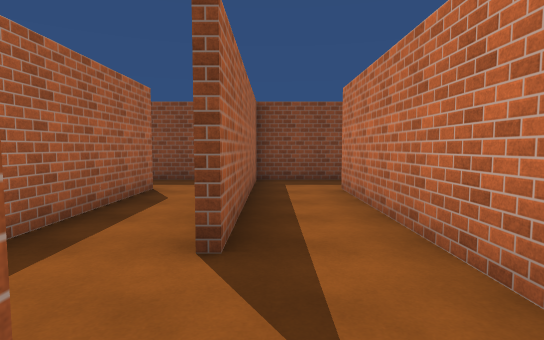
[1] (above)

24 first-person views from a walk through a 3-D level made in the Unity game engine. The camera is 1.5 m above the floor, tilts 4° down and sees 80° across. The floor is counted in squares, 1.8 m on a side. Each view is taken from the middle of a square. On the plan, view 1 faces up. The plan holds only what a view shows up to about 11 squares ahead; the rest is blank. The place goes on beyond the plan. The player character is not drawn. Surface patterns are stand-ins for the level's own textures.

[2]
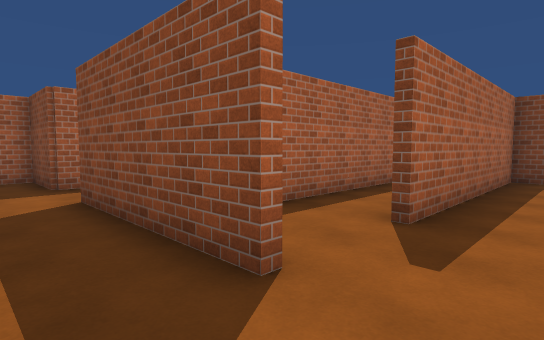

[3]
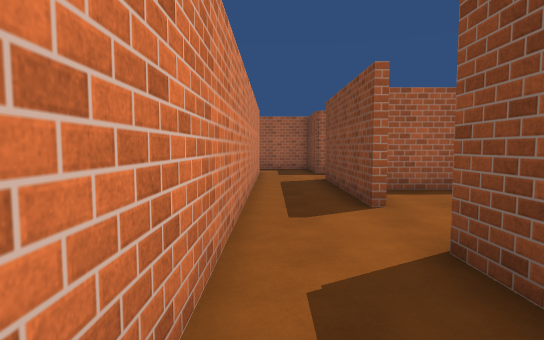

[4]
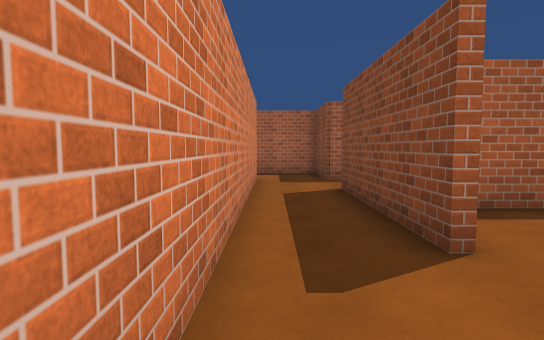

[5]
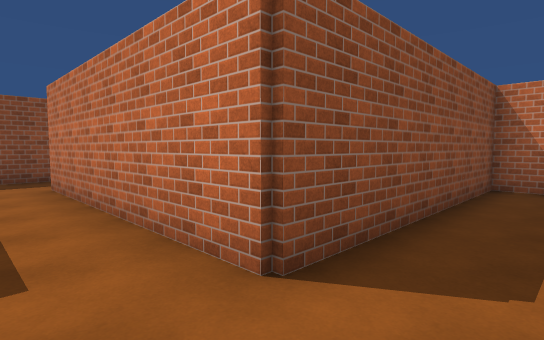

[6]
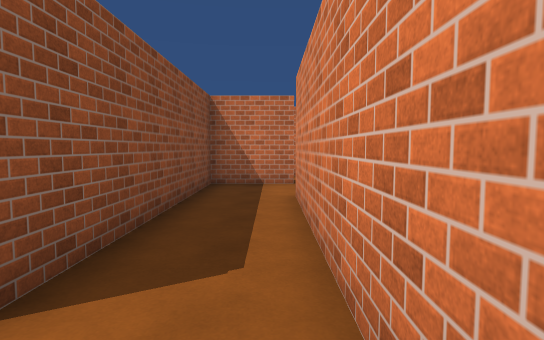

[7]
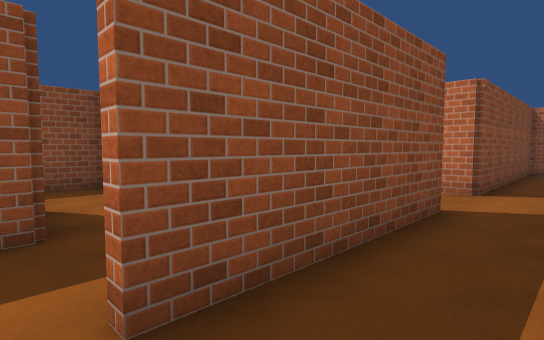

[8]
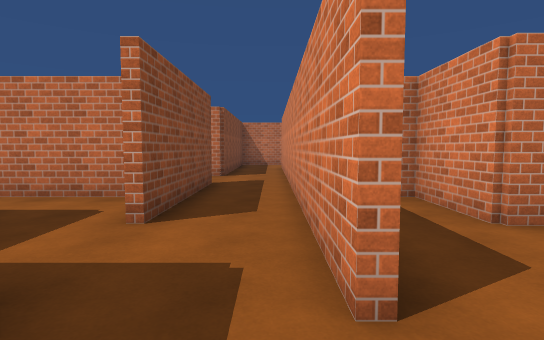

[9]
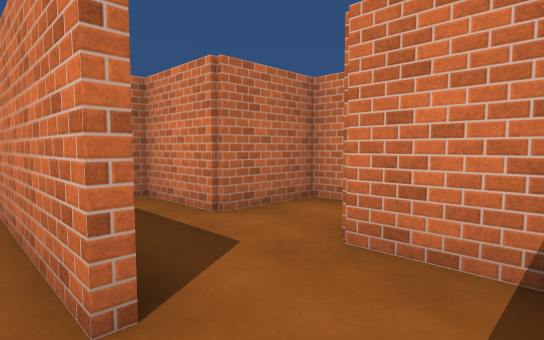

[10]
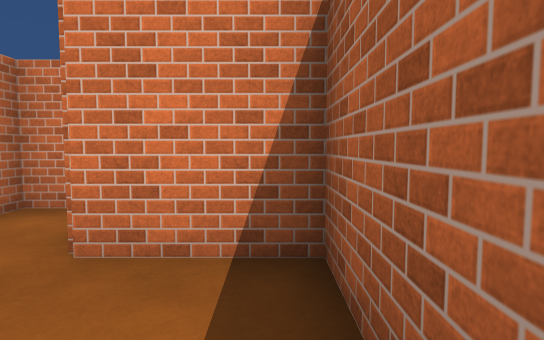

[11]
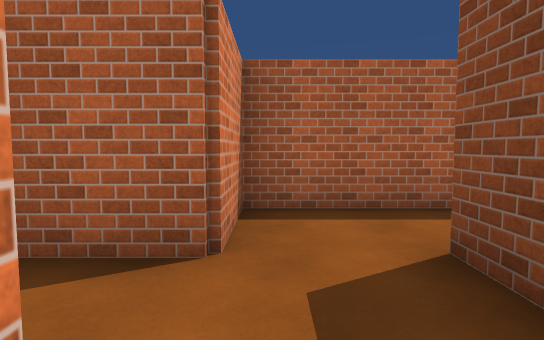

[12]
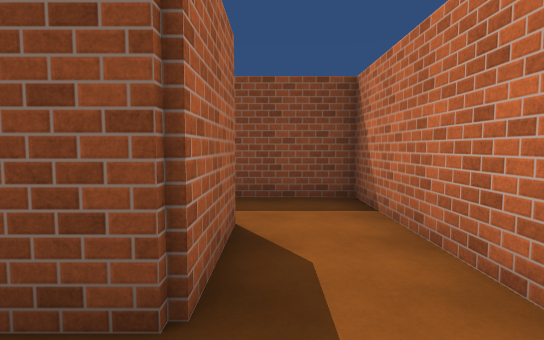

[13]
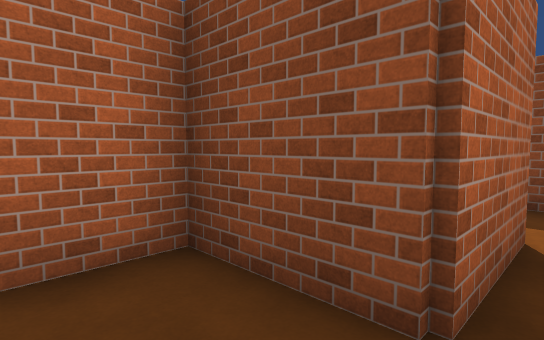

[14]
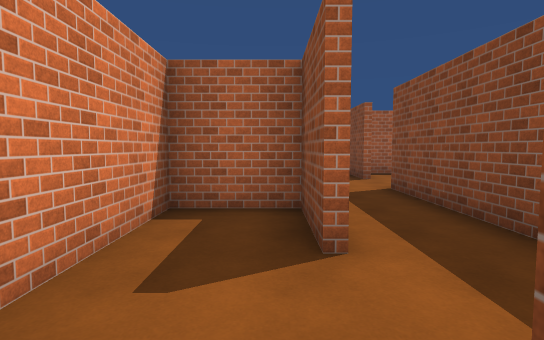

[15]
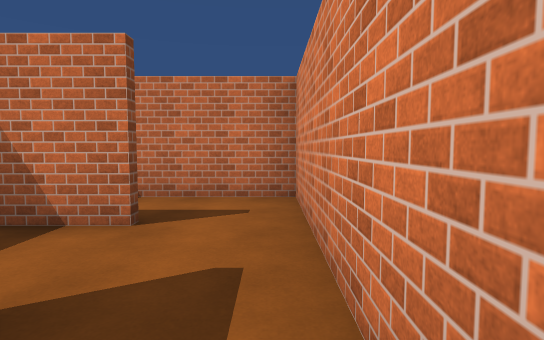

[16]
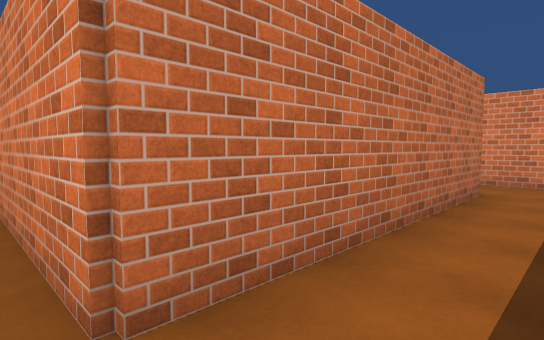

[17]
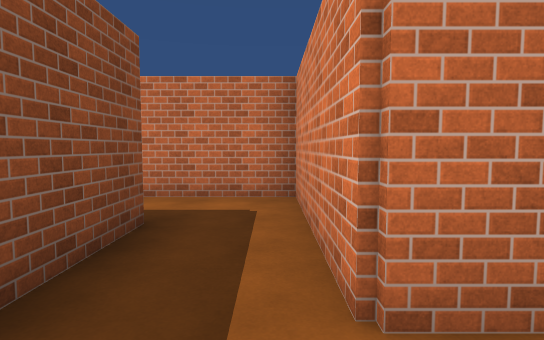

[18]
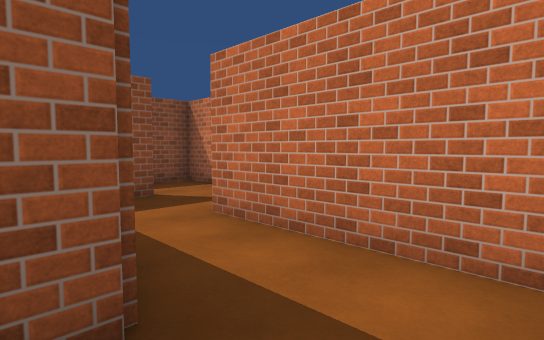

[19]
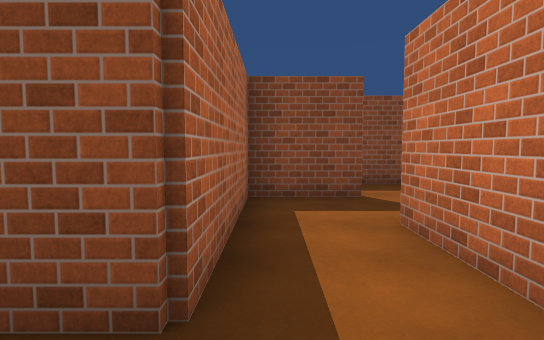

[20]
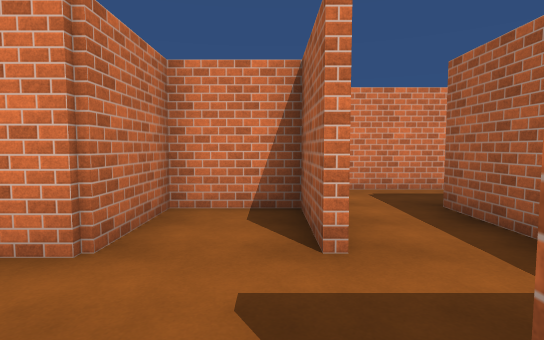

[21]
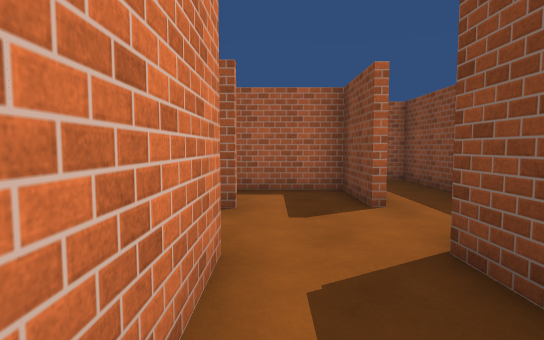

[22]
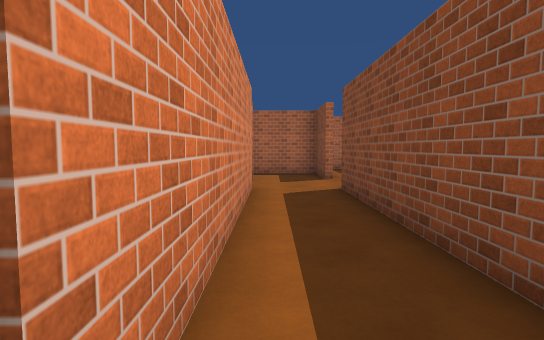

[23]
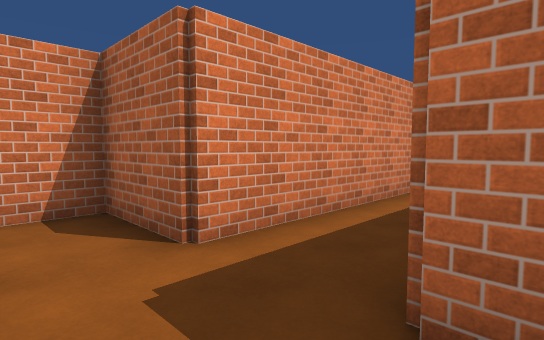

[24]
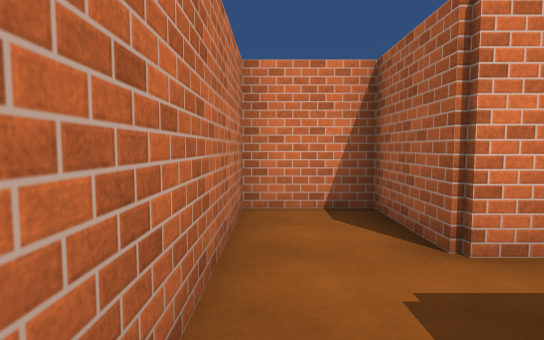

### Floor plan
Points are (right, up) in squares from view 1. A wall is a line through its corners. A room is listed if a view was taken in it or the views show most of it. See-through windows are left out.
Room 1 (views 1, 2, 3, 4, 5, 6)
walls: (-0.4, -1.4) (5.5, -1.4); (-0.5, 6.4) (-0.5, 2.5); (7.4, -1.6) (7.4, 0.4) (1.4, 0.4) (1.4, 6.6)
ways out: opening at (-1, -1) to room 2; opening at (6, -1) to room 4; opening at (0, 6) to room 5; opening at (-1, 1.5) to room 10
Room 2 (views 7, 8, 9, 10, 12, 13)
walls: (-6.6, -1.4) (-0.4, -1.4); (-4.4, 2.4) (-6.4, 2.4) (-6.4, 0.4) (-8.4, 0.4) (-8.4, -1.5); (-0.5, 0.4) (-4.5, 0.4)
ways out: opening at (-1, -1) to room 1; opening at (-7.5, -2) to room 3; opening at (-4, 1) to room 11
Room 3 (view 11)
walls: (-5.6, -1.6) (-6.5, -1.6); (-4.6, -5.4) (-4.6, -3.4) (-2.5, -3.4); (-8.4, -1.5) (-8.4, -3.4) (-6.4, -3.4) (-6.4, -5)
ways out: opening at (-7.5, -2) to room 2
Room 4 (views 14, 15)
walls: (5.5, -1.6) (3.6, -1.6) (3.6, -3.4) (9.4, -3.4) (9.4, -0.8)
ways out: opening at (6, -1) to room 1
Room 5 (views 16, 17, 18)
walls: (1.4, 6.6) (3.4, 6.6); (3.6, 8.4) (-0.5, 8.4) (-0.5, 6.4)
ways out: opening at (0, 6) to room 1; opening at (3, 7) to room 6
Room 6 (view 19)
walls: (3.4, 6.6) (5.4, 6.6) (5.4, 10.5); (5.6, 12.4) (3.6, 12.4) (3.6, 8.4)
ways out: opening at (3, 7) to room 5; opening at (5, 11) to room 12
Room 7 (view 20)
walls: (4, 14.4) (1.6, 14.4); (7.4, 14.4) (6, 14.4)
ways out: opening at (6, 12) to room 8
Room 8 (view 21)
walls: (7.4, 10.6) (13.6, 10.6); (12.4, 12.4) (7.5, 12.4)
ways out: opening at (6, 12) to room 7; opening at (13, 11) to room 9; opening at (7, 11) to room 12
Room 9 (views 22, 23, 24)
walls: (13.6, 10.6) (13.6, 8.6) (15.4, 8.6) (15.4, 12.6); (13.6, 13) (13.6, 12.4)
ways out: opening at (13, 11) to room 8
Room 10 (no view inside)
walls: (-2.4, 6.5) (-2.4, 1.1)
ways out: opening at (-1, 1.5) to room 1; opening at (-3.5, 7)
Room 11 (no view inside)
walls: (-4.4, 4.6) (-4.4, 2.4); (-2.6, 1.4) (-2.6, 6.4) (-4.6, 6.4)
ways out: opening at (-4, 1) to room 2
Room 12 (no view inside)
walls: (5.5, 10.6) (5.5, 8.6) (7.4, 8.6) (7.4, 10.6)
ways out: opening at (5, 11) to room 6; opening at (7, 11) to room 8

Where each view was taken, in squares from view 1:
view 1: 0 up, 0 right, facing up
view 2: 1 down, 1 right, facing up-left
view 3: 1 down, 4 right, facing left
view 4: 1 down, 2 right, facing left
view 5: 1 down, 0 right, facing up-right
view 6: 1 down, 0 right, facing right
view 7: 1 down, 5 left, facing up-right
view 8: 1 down, 8 left, facing right
view 9: 1 down, 8 left, facing down-right
view 10: 1 down, 8 left, facing down
view 11: 3 down, 4 left, facing left
view 12: 1 up, 4 left, facing up
view 13: 1 up, 4 left, facing up-left
view 14: 2 down, 8 right, facing left
view 15: 3 down, 4 right, facing right
view 16: 7 up, 0 right, facing down-right
view 17: 7 up, 0 right, facing right
view 18: 7 up, 3 right, facing up-right
view 19: 7 up, 4 right, facing up
view 20: 13 up, 6 right, facing down
view 21: 11 up, 10 right, facing left
view 22: 11 up, 14 right, facing left
view 23: 13 up, 15 right, facing down-left
view 24: 13 up, 15 right, facing down
